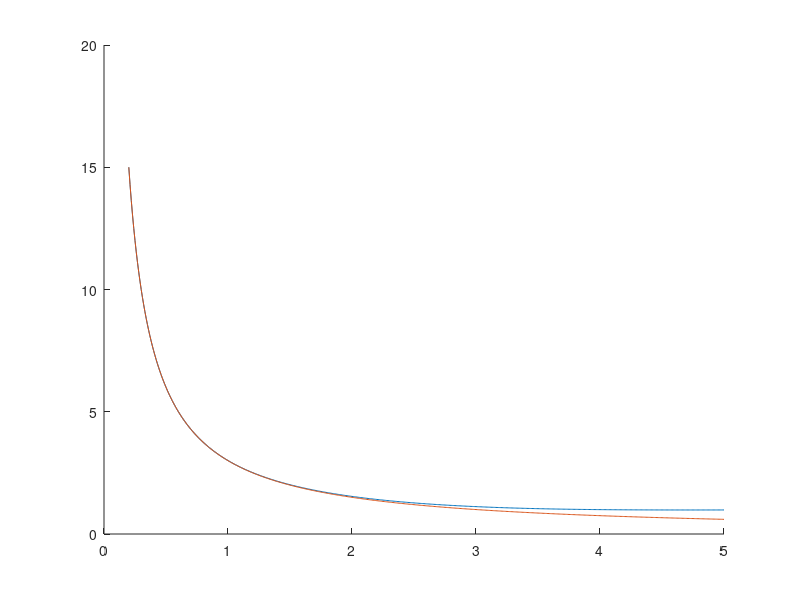

Source code (MATLAB):
x = 0.2:0.01:5;
y1 = (exp(x) + exp(-x) - 2*cos(x));
y3 = (exp(x) - exp(-x) - 2*sin(x));
 hold on

plot(x,y1./y3);
y2 = 3 ./ x;
plot(x,y2);